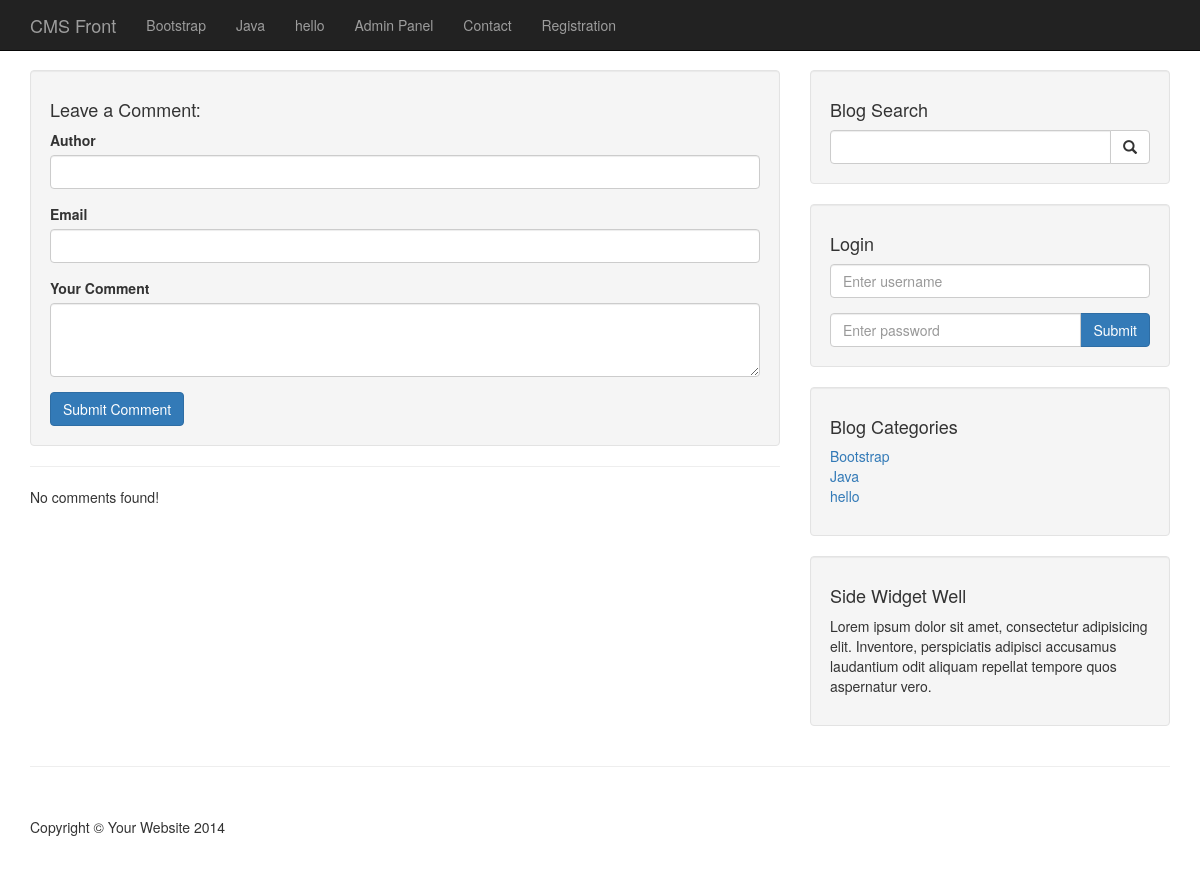
The app's page /cms/post.php?p_id=1, older data.
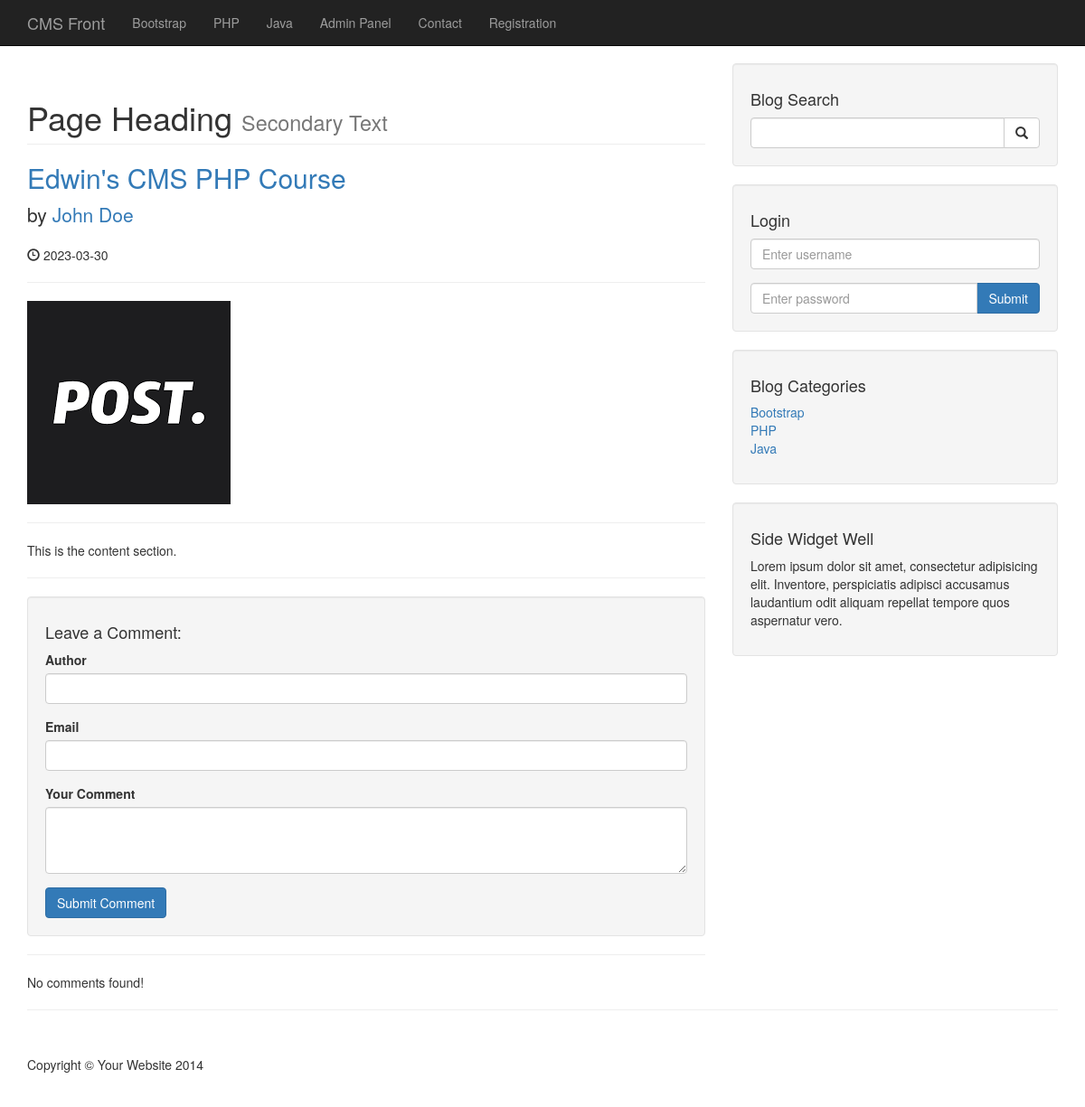
The same page, newer data.
### tables this page shows
CREATE TABLE `category` (
  `cat_id` int(3) NOT NULL,
  `cat_title` varchar(32) NOT NULL
);

CREATE TABLE `posts` (
  `id` int(3) NOT NULL,
  `category_id` int(3) NOT NULL,
  `post_title` varchar(255) NOT NULL,
  `post_author` varchar(255) NOT NULL,
  `post_user` varchar(255) NOT NULL,
  `post_date` date NOT NULL,
  `post_image` text NOT NULL,
  `post_content` text NOT NULL,
  `post_tags` varchar(255) NOT NULL,
  `post_comment_count` int(11) NOT NULL,
  `post_status` varchar(255) NOT NULL DEFAULT 'draft',
  `post_views_count` int(100) NOT NULL
);

### cms/post.php (the view, shortened to what the changed rows need)
<?php
    include "includes/header.php";
?>
    <?php
        include "includes/navigation.php";
    ?>
    <div class="container">
        <div class="row">
            <div class="col-md-8">
                <?php
                    if(isset($_GET["p_id"])){
                        $post_id=$_GET["p_id"];
                    }
                    $query = "SELECT * FROM posts WHERE id=$post_id";
                    if(isset($_SESSION["user_role"]) && $_SESSION["user_role"]=="admin"){
                        $query="SELECT * FROM posts WHERE id='$post_id'";
                    }else{
                        $query="SELECT * FROM posts WHERE id='$post_id' AND post_status='Published'";
                    }
                    $result = mysqli_query($connection, $query);
                    while($row = mysqli_fetch_assoc($result)){
                        $post_title = $row["post_title"];
                        $post_author = $row["post_author"];
                        $post_date = $row["post_date"];
                        $post_image = $row["post_image"];
                        $post_content = $row["post_content"];
                ?>
                        <h1 class="page-header">
                            Page Heading
                            <small>Secondary Text</small>
                        </h1>
                        <h2>
                            <a href="#"><?php echo $post_title ?></a>
                        </h2>
                        <p class="lead">
                            by <a href="index.php"><?php echo $post_author ?></a>
                        </p>
                        <p><span class="glyphicon glyphicon-time"></span> <?php echo $post_date ?> </p>
                        <hr>
                        <img class="img-responsive" src="images/<?php echo $post_image ?>" alt="">
                        <hr>
                        <p><?php echo $post_content ?></p>
                        <hr>
                    <?php
                    }
                    ?>
                <div class="well">
                    <h4>Leave a Comment:</h4>
                    <form role="form" action="" method="post">
                    </form>
                </div>
                <hr>
                <?php
                    if(!$comment_author && !$comment_content && !$comment_date){
                        echo "No comments found!";
                    }
                ?>
            </div>
            <?php
                include "includes/sidebar.php";
            ?>
        </div>
<?php
    include "includes/footer.php";
?>

### cms/includes/navigation.php (shortened to what the changed rows need)
<?php
    include "db.php";
?>
<nav class="navbar navbar-inverse navbar-fixed-top" role="navigation">
        <div class="container">
            <div class="collapse navbar-collapse" id="bs-example-navbar-collapse-1">
                <ul class="nav navbar-nav">
                    <?php
                        $query = "SELECT * FROM category";
                        $result = mysqli_query($connection, $query);
                        while($row = mysqli_fetch_assoc($result)){
                            $category_class = "";
                            $cat_id = $row["cat_id"];
                            $category_title = $row["cat_title"];
                            echo "<li class='$category_class'> <a href='category.php?category=$cat_id'> {$category_title} </a> </li>";
                        }
                    ?>
                </ul>
            </div>
        </div>
    </nav>

### cms/includes/sidebar.php (shortened to what the changed rows need)
<?php
    include "db.php";
?>
<div class="col-md-4">
                <?php
                        $query = "SELECT * FROM category";
                        $result_category = mysqli_query($connection, $query);
                    ?>
                <div class="well">
                    <div class="row">
                        <div class="col-lg-12">
                            <ul class="list-unstyled">
                                <?php
                                    while($row = mysqli_fetch_assoc($result_category)){
                                        $category_title = $row["cat_title"];
                                        $category_id = $row["cat_id"];
                                        echo "<li> <a href='category.php?category=$category_id'> {$category_title} </a> </li>";
                                    }
                                ?>
                            </ul>
                        </div>
                    </div>
                </div>
            </div>

Row changes from the older to the newer data that the page shows:
removed category: cat_title "hello"
added category: cat_title "PHP"
now on this page (row edited): posts: post_title "Edwin's CMS PHP Course", post_author "John Doe", post_date "2023-03-30", post_image (picture), post_content "This is the content section."
